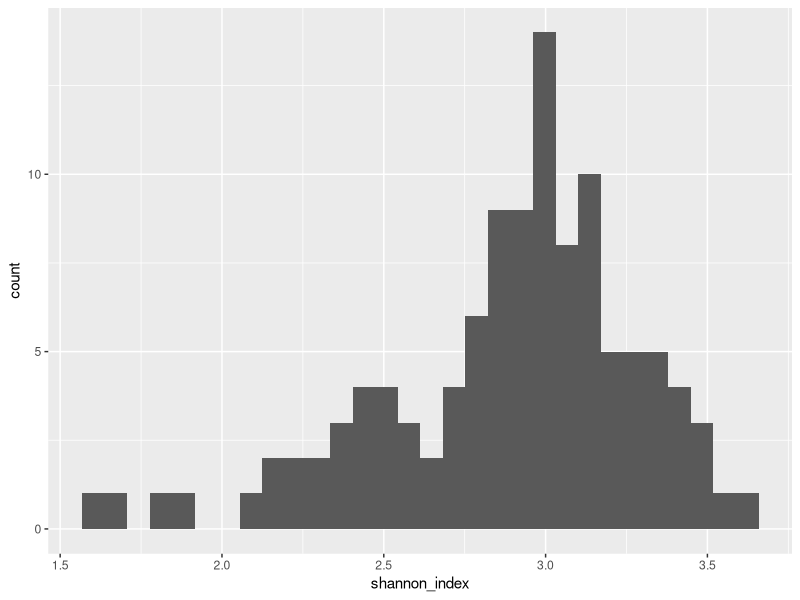
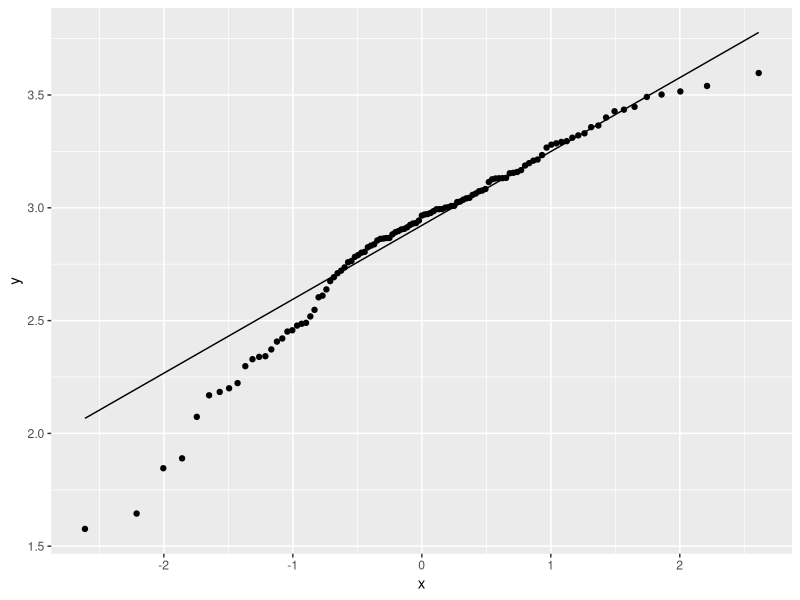
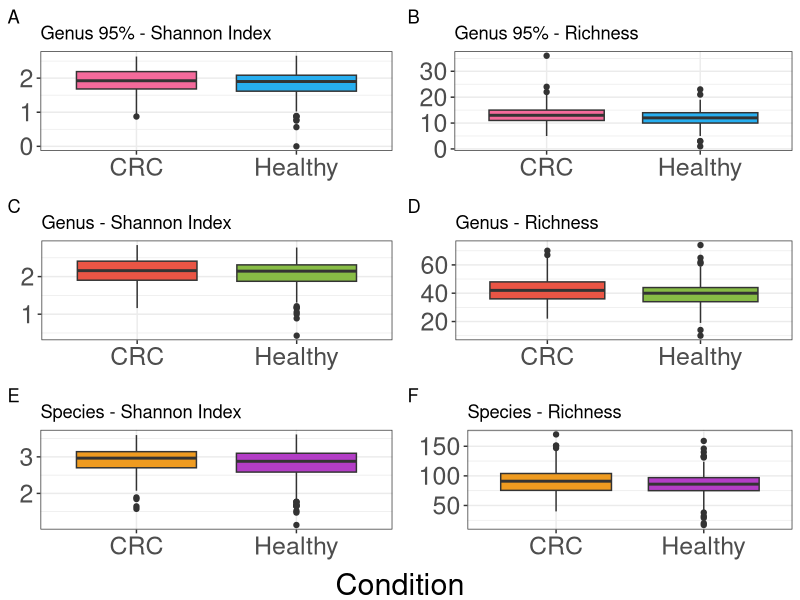

Write R code to recreate these figures, in order.
################
# diversity_figure.R
################

# plots the shannon index
# and richness for healthy and CRC

library(dplyr)
library(tidyverse)
library(ggplot2)
library(grid)
library(gridExtra)

### FUNCTIONS
shannon_boxplot_function <- function(df, title_name, colours, tag_name) {
  # plots the boxplots for both richness and shannon_index
  ggplot(df, 
         aes(x= source, 
             y = shannon_index,
             fill = source)) +
    labs(title = title_name,
         tag = tag_name) +
    scale_fill_manual(values = colours) +
    geom_boxplot() +
    theme_bw() +
    theme(axis.text = element_text(size = 18),
          axis.title = element_blank(),
          legend.position = "none")
  
}

richness_boxplot_function <- function(df, title_name, colours, tag_name) {
  # plots the boxplots for both richness and shannon_index
  ggplot(df, 
         aes(x= source,
             y = richness,
             fill = source)) +
    labs(title = title_name,
         tag = tag_name) +
    scale_fill_manual(values = colours) +
    geom_boxplot() +
    theme_bw() +
    theme(axis.text = element_text(size = 18),
          axis.title = element_blank(),
          legend.position = "none")
  
}

### MAIN CODE
genus_CRC_df <- read_csv('diversity/genus_CRC.csv') %>%
  mutate(source = 'CRC')
genus_healthy_df <- read_csv('diversity/genus_healthy.csv') %>%
  mutate(source = 'Healthy')
species_CRC_df <- read_csv('diversity/species_CRC.csv') %>%
  mutate(source = 'CRC')
species_healthy_df <- read_csv('diversity/species_healthy.csv') %>%
  mutate(source = 'Healthy')

# to check if the data is normally distributed, it isn't
histo_plot <- ggplot(species_CRC_df, 
                     aes(x= shannon_index)) +
  geom_histogram()
histo_plot

qq_plot <- ggplot(species_CRC_df,
                  aes(sample = shannon_index)) +
  stat_qq() +
  stat_qq_line()
qq_plot

# merging datasets for plotting
combined_genus_df <- bind_rows(genus_CRC_df, genus_healthy_df)
combined_species_df <- bind_rows(species_CRC_df, species_healthy_df)

colour1 <- c("#ea5545", "#87bc45")
colour2 <- c("#ef9b20", "#b33dc6")
# plotting box plots
genus_shannon_box <- shannon_boxplot_function(combined_genus_df,
                                              title = 'Genus - Shannon Index',
                                              colour1,
                                              tag_name = 'C')
species_shannon_box <- shannon_boxplot_function(combined_species_df,
                                                title = 'Species - Shannon Index',
                                                colour2,
                                                tag_name = 'E')
genus_richness_box <- richness_boxplot_function(combined_genus_df,
                                                title = 'Genus - Richness',
                                                colour1,
                                                tag_name = 'D')
species_richness_box <- richness_boxplot_function(combined_species_df,
                                                  title = 'Species - Richness',
                                                  colour2,
                                                  tag_name = 'F')

# plotting shannon and richness data for 95% average
healthy_95_df <- read_csv('diversity/genus_healthy95.csv') %>%
  mutate(source = 'Healthy')
crc_95_df <- read_csv('diversity/genus_CRC95.csv') %>%
  mutate(source = 'CRC')
combined_95_df <- bind_rows(healthy_95_df, crc_95_df)

colour3 <- c("#f46a9b", "#27aeef")
box_95_shannon <- shannon_boxplot_function(combined_95_df,
                                           title_name = 'Genus 95% - Shannon Index',
                                           colour3,
                                           tag_name = 'A')
  
box_95_richness <- richness_boxplot_function(combined_95_df,
                                             title_name = 'Genus 95% - Richness',
                                             colour3,
                                             tag_name = 'B')

plot <- grid.arrange(box_95_shannon,
                     box_95_richness,
                     genus_shannon_box, 
                     genus_richness_box,
                     species_shannon_box,
                     species_richness_box,
                     nrow = 3,
                     bottom = textGrob("Condition", gp = gpar(fontsize = 22)
                     ))
plot

# doing t-tests to see if there is a difference
var.test(genus_CRC_df$shannon_index, genus_healthy_df$shannon_index)
# genus shannon index, is a significant difference
t.test(genus_CRC_df$shannon_index, genus_healthy_df$shannon_index)

# genus richness, is a significant difference
t.test(genus_CRC_df$richness, genus_healthy_df$richness)

# species shannon index, no significant difference
t.test(species_CRC_df$shannon_index, species_healthy_df$shannon_index)

# species richness, is a significant difference
t.test(species_CRC_df$richness, species_healthy_df$richness)

# genus 95 shannon index, no significant difference
t.test(healthy_95_df$shannon_index, crc_95_df$shannon_index)

# genus 95 richness, is a significant difference
t.test(healthy_95_df$richness, crc_95_df$richness)

# comparing mean shannon index
mean(genus_CRC_df$shannon_index)
mean(crc_95_df$shannon_index)

# comparing mean richness
mean(genus_healthy_df$richness)
mean(species_healthy_df$richness)

mean(genus_healthy_df$shannon_index)
mean(species_healthy_df$shannon_index)
